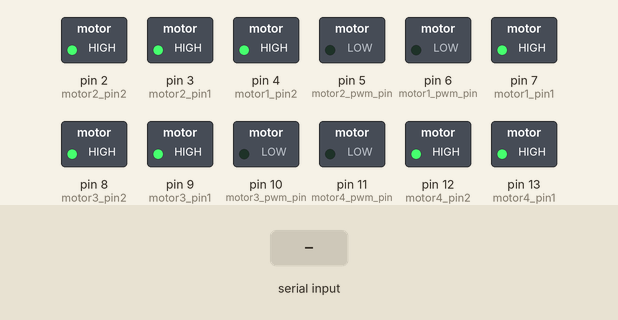
Bench run of a sketch on a simulated Arduino Uno, built with avr-gcc and run on an emulated ATmega328P. On the bench: switched loads named in the sketch (green lamp = pin HIGH). The inputs (shaded band) are chosen by the test bench.

Above: at 1.2 s.
1.3 s: "w" received over Serial
At 1.6 s:
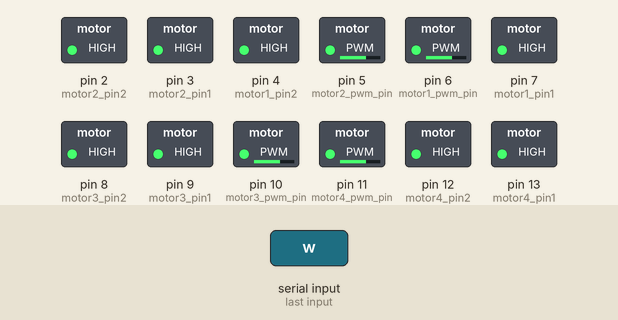
2.8 s: "s" received over Serial
4.3 s: "a" received over Serial
5.8 s: "d" received over Serial
7.3 s: "z" received over Serial
8.8 s: "x" received over Serial
Timing chart, 0 to 11.3 s (numbered marks = the images above; inputs shaded):
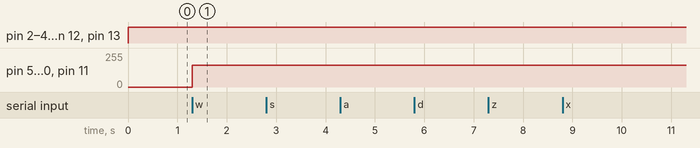

The sketch:

motor_control.ino
```cpp
const int motor1_pin1 = 7;
const int motor1_pin2 = 4;
const int motor2_pin1 = 3;
const int motor2_pin2 = 2;
const int motor3_pin1 = 9;
const int motor3_pin2 = 8;
const int motor4_pin1 = 13;
const int motor4_pin2 = 12;
const int motor1_pwm_pin = 6;
const int motor2_pwm_pin = 5;
const int motor3_pwm_pin = 10;
const int motor4_pwm_pin = 11;
unsigned long previousMillis = 0;
unsigned long interval = 1;
char c = '\0';
char ceche = '\0';

class Wheel {
public:
    Wheel(int pin1, int pin2, int pwmpin) : pin1(pin1), pin2(pin2), pwmpin(pwmpin) {
        pinMode(pin1, OUTPUT);
        pinMode(pin2, OUTPUT);
        pinMode(pwmpin, OUTPUT);
    }

    void Positive() {
        digitalWrite(pin1, HIGH);
        digitalWrite(pin2, LOW);
        analogWrite(pwmpin, pwm);
    }

    void Reverse() {
        digitalWrite(pin1, LOW);
        digitalWrite(pin2, HIGH);
        analogWrite(pwmpin, pwm);
    }

    void Stop() {
        digitalWrite(pin1, HIGH);
        digitalWrite(pin2, HIGH);
    }

    void setPWM(int speed) {
        pwm = speed;
    }

private:
    int pin1;
    int pin2;
    int pwmpin;
    int pwm = 165;
};

class MyCar {
public:
    MyCar(int m1_pin1, int m1_pin2, int m1_pwmpin,
        int m2_pin1, int m2_pin2, int m2_pwmpin,
        int m3_pin1, int m3_pin2, int m3_pwmpin,
        int m4_pin1, int m4_pin2, int m4_pwmpin)
        : wheel1(m1_pin1, m1_pin2, m1_pwmpin),
        wheel2(m2_pin1, m2_pin2, m2_pwmpin),
        wheel3(m3_pin1, m3_pin2, m3_pwmpin),
        wheel4(m4_pin1, m4_pin2, m4_pwmpin) {}

    void SetAllWheelsPWM(int speed) {
        wheel1.setPWM(speed);
        wheel2.setPWM(speed);
        wheel3.setPWM(speed);
        wheel4.setPWM(speed);
    }

    void Move(char command) {
        switch (command) {
        case 'w': Forward(); break;
        case 's': Backward(); break;
        case 'a': Left(); break;
        case 'd': Right(); break;
        case 'z': LeftForward(); break;
        case 'x': RightForward(); break;
        case 'c': LeftBackward(); break;
        case 'v': RightBackward(); break;
        case 'q': TurnLeft(); break;
        case 'e': TurnRight(); break;
        default: Stop(); break;
        }
    }

    void ProcessCommand(char command, char ceche) {
        int speed;
        switch (command) {
            case 'i': speed = 75; break;
            case 'o': speed = 120; break;
            case 'p': speed = 165; break;
            case 'k': speed = 210; break;
            case 'l': speed = 255; break;
            default: speed = -1; break; // Indicates invalid speed command
        }

        if (speed != -1) {
            SetAllWheelsPWM(speed);
            Move(ceche);
        } else {
            Move(command);
        }
    }

private:
    void Forward() {
        wheel1.Positive();
        wheel2.Positive();
        wheel3.Positive();
        wheel4.Positive();
    }

    void Backward() {
        wheel1.Reverse();
        wheel2.Reverse();
        wheel3.Reverse();
        wheel4.Reverse();
    }

    void Left() {
        wheel1.Positive();
        wheel2.Reverse();
        wheel3.Reverse();
        wheel4.Positive();
    }

    void Right() {
        wheel1.Reverse();
        wheel2.Positive();
        wheel3.Positive();
        wheel4.Reverse();
    }

    void LeftForward() {
        wheel1.Stop();
        wheel2.Positive();
        wheel3.Positive();
        wheel4.Stop();
    }

    void RightForward() {
        wheel1.Positive();
        wheel2.Stop();
        wheel3.Stop();
        wheel4.Positive();
    }

    void LeftBackward() {
        wheel1.Stop();
        wheel2.Reverse();
        wheel3.Reverse();
        wheel4.Stop();
    }

    void RightBackward() {
        wheel1.Reverse();
        wheel2.Stop();
        wheel3.Stop();
        wheel4.Reverse();
    }

    void TurnLeft() {
        wheel1.Reverse();
        wheel2.Positive();
        wheel3.Reverse();
        wheel4.Positive();
    }

    void TurnRight() {
        wheel1.Positive();
        wheel2.Reverse();
        wheel3.Positive();
        wheel4.Reverse();
    }

    void Stop() {
        wheel1.Stop();
        wheel2.Stop();
        wheel3.Stop();
        wheel4.Stop();
    }

private:
    Wheel wheel1;
    Wheel wheel2;
    Wheel wheel3;
    Wheel wheel4;
};

MyCar car(motor1_pin1, motor1_pin2, motor1_pwm_pin,
    motor2_pin1, motor2_pin2, motor2_pwm_pin,
    motor3_pin1, motor3_pin2, motor3_pwm_pin,
    motor4_pin1, motor4_pin2, motor4_pwm_pin);

void setup() {
    Serial.begin(9600);
}

void loop() {
    unsigned long currentMillis = millis();
    if (currentMillis - previousMillis >= interval) {
        previousMillis = currentMillis;

        if (Serial.available() > 0) {
            c = Serial.read();
        } else {
            c = '\0';
        }

        car.ProcessCommand(c, ceche);

        if (c != 'i' && c != 'o' && c != 'p' && c != 'k' && c != 'l' && c != '\0') {
            ceche = c;
        }
        Serial.flush();
    }
}
```

Measured:
- after the input at 1.3 s, pin 5 (motor2_pwm_pin), pin 6 (motor1_pwm_pin), pin 10 (motor3_pwm_pin), pin 11 (motor4_pwm_pin): 0/255 → 165/255 at once
